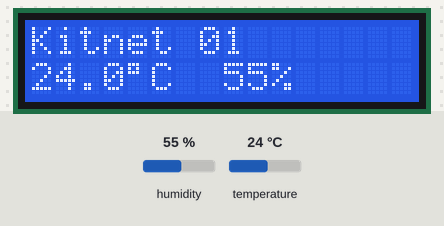
Bench run of a sketch on a simulated Arduino Uno, built with avr-gcc and run on an emulated ATmega328P. On the bench: 16×2 character LCD. The inputs (shaded band) are chosen by the test bench; at power-on: humidity 55 %, temperature 24 °C.

Above: at 3.2 s.
3.3 s: humidity set to 22 %
At 5.8 s:
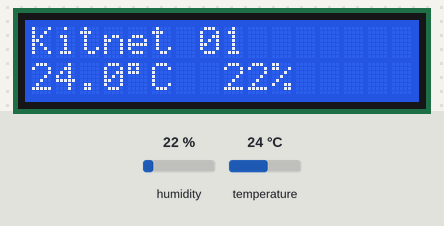
7.0 s: temperature set to 12 °C
At 8.5 s:
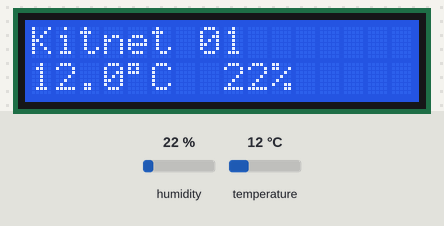
10.7 s: humidity set to 40 %
At 13.9 s:
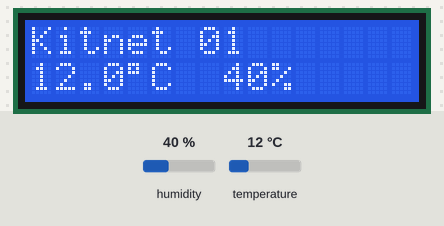
14.4 s: temperature set to 19 °C
At 16.6 s:
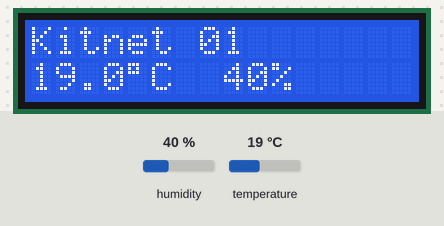
Timing chart, 0 to 18.1 s (numbered marks = the images above; inputs shaded):
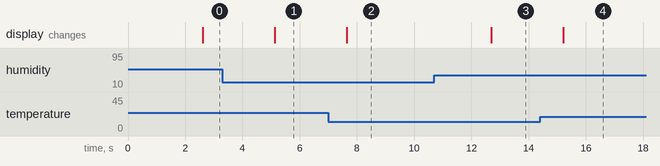

The sketch:

05_lcd_i2c.ino
```cpp
// Aula 2.2 — DHT22 + display LCD 16x2 I2C (Kitnet Inteligente E3Maker)
// Bibliotecas: "DHT sensor library", "Adafruit Unified Sensor", "LiquidCrystal I2C" (Frank de Brabander)
#include <DHT.h>
#include <Wire.h>
#include <LiquidCrystal_I2C.h>

#define PINO_DHT 2
#define TIPO_DHT DHT22

DHT dht(PINO_DHT, TIPO_DHT);
LiquidCrystal_I2C lcd(0x27, 16, 2);   // se a tela ficar vazia, troque 0x27 por 0x3F

void setup() {
  dht.begin();
  lcd.init();
  lcd.backlight();
  lcd.setCursor(0, 0); lcd.print("Kitnet 01");
  lcd.setCursor(0, 1); lcd.print("Iniciando...");
}

void loop() {
  delay(2500);
  float u = dht.readHumidity();
  float t = dht.readTemperature();

  lcd.setCursor(0, 1);
  if (isnan(u) || isnan(t)) {
    lcd.print("Erro no sensor  ");
    return;
  }
  lcd.print(t, 1); lcd.print((char)223); lcd.print("C  ");   // (char)223 = símbolo de grau
  lcd.print(u, 0); lcd.print("%     ");                      // espaços apagam sobras
}
```

Measured:
- after the input at 3.3 s, the display: changes after 1.8 s (image 1)
- after the input at 7.0 s, the display: changes after 0.65 s (image 2)
- after the input at 10.7 s, the display: changes after 2.0 s (image 3)
- after the input at 14.4 s, the display: changes after 0.81 s (image 4)
